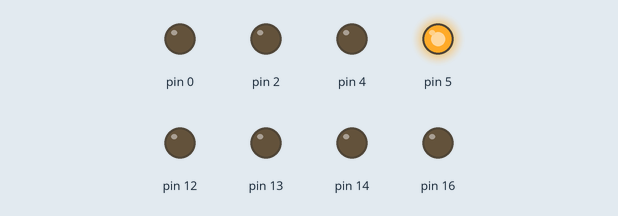
Recording of a program running on a simulated MicroPython board. On the bench: output pins drawn as LEDs (lit = HIGH).

Above: at 0.05 s.
At 0.25 s:
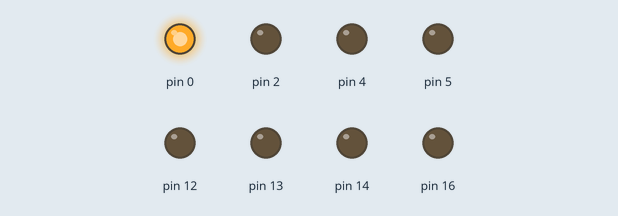
At 0.75 s:
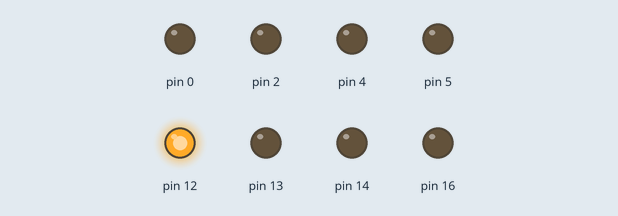
At 1.55 s:
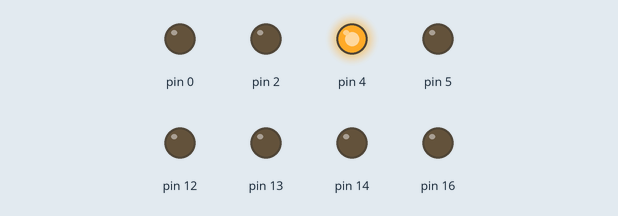
At 2.25 s:
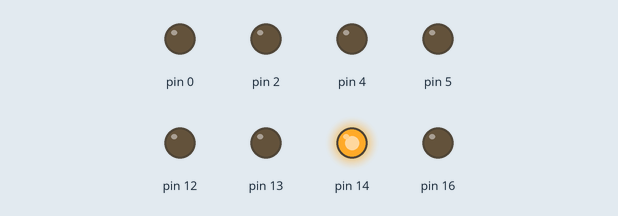
At 3.15 s:
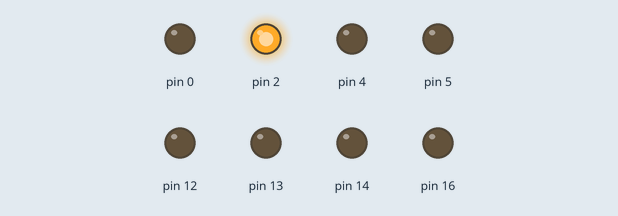
Timing chart, 0 to 3.5 s (numbered marks = the images above):
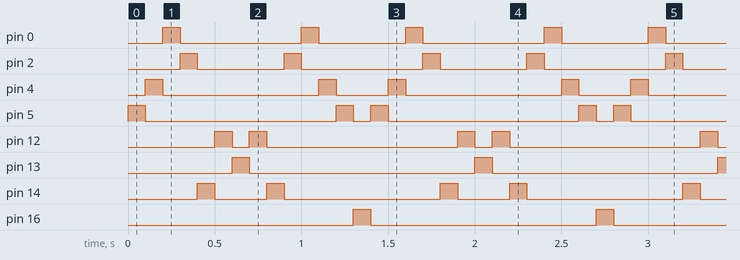

The program:

06_kitt.py
```python
#Autor: Ramón Junquera
#Fecha: 20221229
#Ejemplo de efecto Kitt

import machine # Gestión de GPIO
import time # Gestión de tiempos
# Seleccionamos 8 pines para los leds
GPIOs=(16,5,4,0,2,14,12,13)
# Creamos una lista de los pines de los GPIOs
# Todos configurados como salida
pines=list(map(lambda x:machine.Pin(x, machine.Pin.OUT),GPIOs))
index=0 # pin procesado
delta=1 # sentido
while True: # Bucle infinito
 pines[index].off() # Apagamos el led que está encendido
 index+=delta # Calculamos el siguiente pin
 if index==0 or index==7: # Si hemos llegado a un extremo...
  delta=-delta # ...cambiamos el sentido
 pines[index].on() # Encendemos el siguiente pin
 time.sleep_ms(100) # Esperamos un momento
```

Measured:
- by itself, pin 0: repeats every 1.4 s: LOW 0.70 s, HIGH 0.10 s, LOW 0.50 s, HIGH 0.10 s
- by itself, pin 2: repeats every 1.4 s: LOW 0.50 s, HIGH 0.10 s, LOW 0.70 s, HIGH 0.10 s
- by itself, pin 4: repeats every 1.4 s: LOW 0.90 s, HIGH 0.10 s, LOW 0.30 s, HIGH 0.10 s
- by itself, pin 5: repeats every 1.4 s: LOW 1.1 s, HIGH 0.10 s, LOW 0.10 s, HIGH 0.10 s
- by itself, pin 12: repeats every 1.4 s: LOW 0.10 s, HIGH 0.10 s, LOW 1.1 s, HIGH 0.10 s
- by itself, pin 13, pin 16: alternates HIGH for 0.10 s and LOW for 1.3 s
- by itself, pin 14: repeats every 1.4 s: LOW 0.30 s, HIGH 0.10 s, LOW 0.90 s, HIGH 0.10 s
